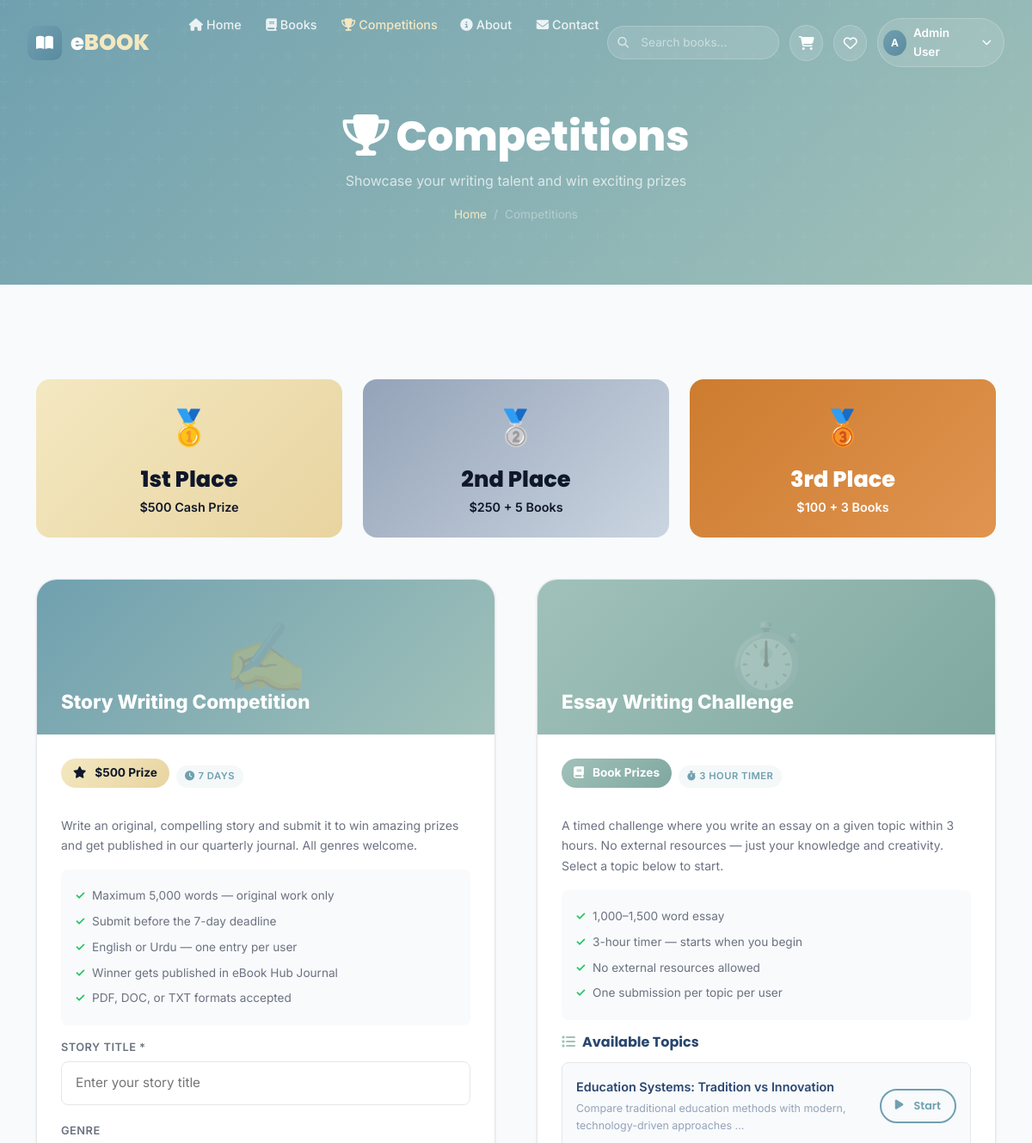
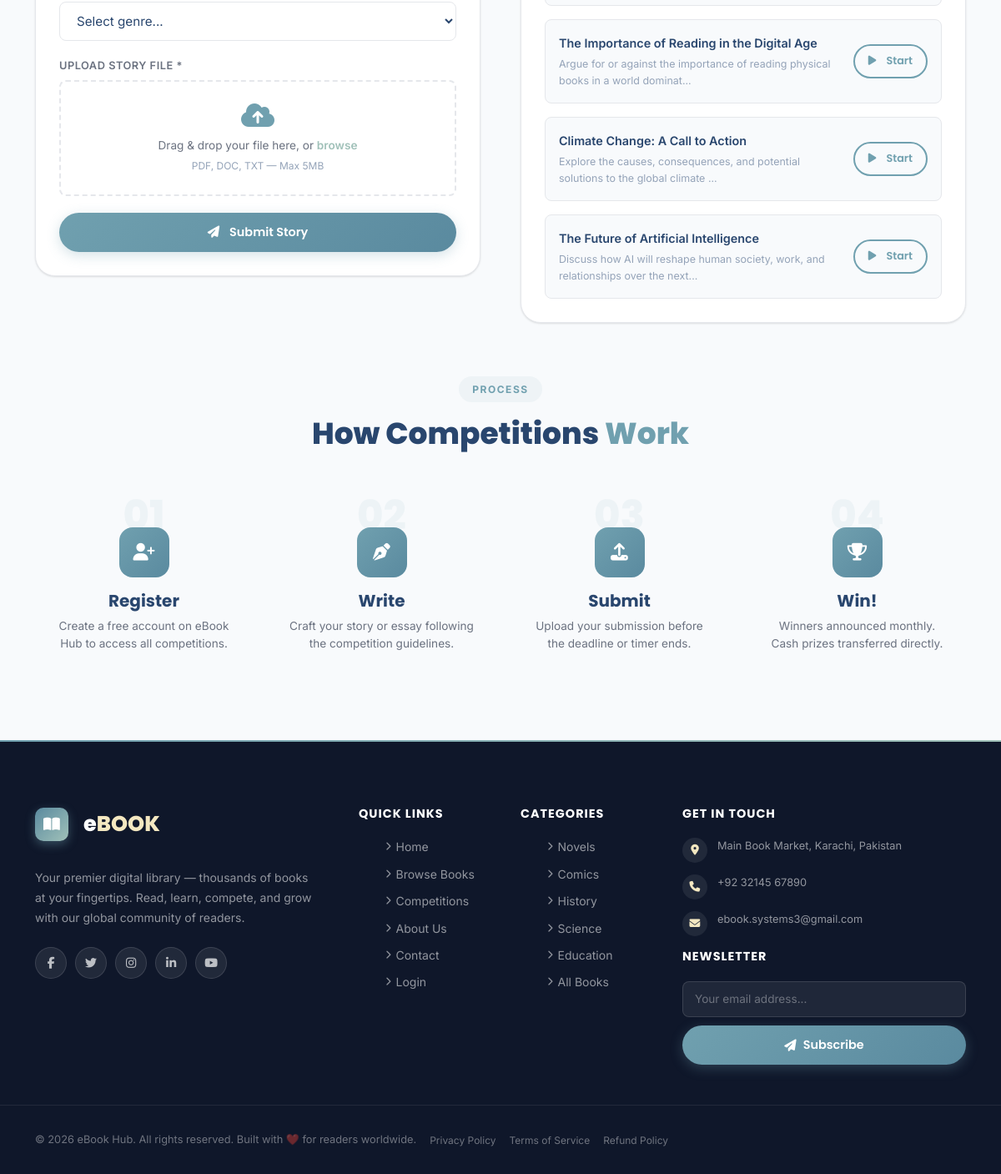
/competitions.php (signed in), run on the app's committed database (2 pictures, top to bottom).
### tables this page shows
CREATE TABLE `essay_topics` (
  `id` int(11) NOT NULL,
  `title` varchar(255) NOT NULL,
  `description` text DEFAULT NULL,
  `created_at` datetime NOT NULL DEFAULT current_timestamp()
);

### competitions.php (the view, shortened to what this page needs)
<?php
include 'db_config.php';
$topics = [];
$tResult = mysqli_query($conn, "SELECT * FROM essay_topics ORDER BY id DESC");
if ($tResult) while ($row = mysqli_fetch_assoc($tResult)) $topics[] = $row;
?>
<!DOCTYPE html>
<html lang="en">
<head>
  <link href="https://cdnjs.cloudflare.com/ajax/libs/font-awesome/6.5.0/css/all.min.css" rel="stylesheet">
  <link href="https://cdnjs.cloudflare.com/ajax/libs/aos/2.3.4/aos.css" rel="stylesheet">
  <link href="https://cdn.jsdelivr.net/npm/bootstrap@5.3.7/dist/css/bootstrap.min.css" rel="stylesheet">
  <link href="css/style.css" rel="stylesheet">
</head>
<body>
<?php include 'includes/navbar.php'; ?>
<div class="page-header">
  <h1 data-aos="fade-up"><i class="fas fa-trophy me-2"></i>Competitions</h1>
  <p data-aos="fade-up" data-aos-delay="100">Showcase your writing talent and win exciting prizes</p>
  <div class="breadcrumb-nav" data-aos="fade-up" data-aos-delay="150">
    <a href="index.php">Home</a><span>/</span><span>Competitions</span>
  </div>
</div>
<section class="comp-section">
  <div class="container">
    <div class="row g-4 mb-5" data-aos="fade-up">
      <div class="col-md-4">
        <div style="background:linear-gradient(135deg,#f4e8c1,#e8d4a0);border-radius:var(--radius-md);padding:24px;text-align:center;color:var(--dark-bg);">
          <div style="font-size:2.5rem;margin-bottom:8px;">🥇</div>
          <div style="font-family:Poppins,sans-serif;font-size:1.6rem;font-weight:800;">1st Place</div>
          <div style="font-size:.9rem;font-weight:600;">$500 Cash Prize</div>
        </div>
      </div>
      <div class="col-md-4">
        <div style="background:linear-gradient(135deg,#94a3b8,#cbd5e1);border-radius:var(--radius-md);padding:24px;text-align:center;color:var(--dark-bg);">
          <div style="font-size:2.5rem;margin-bottom:8px;">🥈</div>
          <div style="font-family:Poppins,sans-serif;font-size:1.6rem;font-weight:800;">2nd Place</div>
          <div style="font-size:.9rem;font-weight:600;">$250 + 5 Books</div>
        </div>
      </div>
      <div class="col-md-4">
        <div style="background:linear-gradient(135deg,#cd7c2f,#e09450);border-radius:var(--radius-md);padding:24px;text-align:center;color:white;">
          <div style="font-size:2.5rem;margin-bottom:8px;">🥉</div>
          <div style="font-family:Poppins,sans-serif;font-size:1.6rem;font-weight:800;">3rd Place</div>
          <div style="font-size:.9rem;font-weight:600;">$100 + 3 Books</div>
        </div>
      </div>
    </div>
    <div class="row g-5">
      <div class="col-lg-6" data-aos="fade-right">
        <div class="comp-card-large">
          <div class="comp-card-banner">
            <div class="banner-icon">✍️</div>
            <div class="banner-title">Story Writing Competition</div>
          </div>
          <div class="comp-card-content">
            <div class="d-flex align-items-center gap-2 mb-3">
              <span class="comp-prize"><i class="fas fa-star me-1"></i>$500 Prize</span>
              <span class="book-card-category"><i class="fas fa-clock me-1"></i>7 Days</span>
            </div>
            <p style="font-size:.875rem;color:var(--text-secondary);line-height:1.7;margin-bottom:16px;">
              Write an original, compelling story and submit it to win amazing prizes and get published in our quarterly journal. All genres welcome.
            </p>
            <ul class="comp-rules">
              <li>Maximum 5,000 words — original work only</li>
              <li>Submit before the 7-day deadline</li>
              <li>English or Urdu — one entry per user</li>
              <li>Winner gets published in eBook Hub Journal</li>
              <li>PDF, DOC, or TXT formats accepted</li>
            </ul>
            <form method="POST" action="" enctype="multipart/form-data" data-validate>
              <div class="form-group">
                <label class="form-label-float">Story Title *</label>
                <input type="text" name="story_title" class="form-input" placeholder="Enter your story title" required>
              </div>
              <div class="form-group">
                <label class="form-label-float">Genre</label>
                <select name="genre" class="form-input">
                  <option value="">Select genre...</option>
                </select>
              </div>
              <div class="form-group">
                <label class="form-label-float">Upload Story File *</label>
                <div style="border:2px dashed var(--border);border-radius:var(--radius-sm);padding:24px;text-align:center;cursor:pointer;transition:var(--transition);"
                  id="dropZone"
                  ondragover="this.style.borderColor='var(--primary)'"
                  ondragleave="this.style.borderColor='var(--border)'"
                  ondrop="this.style.borderColor='var(--border)'">
                  <i class="fas fa-cloud-upload-alt" style="font-size:2rem;color:var(--primary);margin-bottom:10px;display:block;"></i>
                  <p style="font-size:.85rem;color:var(--text-secondary);margin:0;">
                    Drag & drop your file here, or <label for="storyFile" style="color:var(--secondary);cursor:pointer;font-weight:600;">browse</label>
                  </p>
                  <p style="font-size:.75rem;color:var(--text-muted);margin:4px 0 0;">PDF, DOC, TXT — Max 5MB</p>
                </div>
              </div>
              <button type="submit" name="submit_story" class="btn-primary-custom w-100 btn-ripple" style="justify-content:center;">
                <i class="fas fa-paper-plane me-1"></i>Submit Story
              </button>
            </form>
          </div>
        </div>
      </div>
      <div class="col-lg-6" data-aos="fade-left">
        <div class="comp-card-large">
          <div class="comp-card-banner" style="background:linear-gradient(135deg,#a0c1b9,#7fa8a0);">
            <div class="banner-icon">⏱️</div>
            <div class="banner-title">Essay Writing Challenge</div>
          </div>
          <div class="comp-card-content">
            <div class="d-flex align-items-center gap-2 mb-3">
              <span class="comp-prize" style="background:linear-gradient(135deg,#a0c1b9,#7fa8a0);color:white;"><i class="fas fa-book me-1"></i>Book Prizes</span>
              <span class="book-card-category"><i class="fas fa-stopwatch me-1"></i>3 Hour Timer</span>
            </div>
            <p style="font-size:.875rem;color:var(--text-secondary);line-height:1.7;margin-bottom:16px;">
              A timed challenge where you write an essay on a given topic within 3 hours. No external resources — just your knowledge and creativity. Select a topic below to start.
            </p>
            <ul class="comp-rules">
              <li>1,000–1,500 word essay</li>
              <li>3-hour timer — starts when you begin</li>
              <li>No external resources allowed</li>
              <li>One submission per topic per user</li>
            </ul>
            <?php if (!empty($topics)): ?>
            <h6 style="font-weight:700;margin-bottom:14px;"><i class="fas fa-list me-2" style="color:var(--secondary);"></i>Available Topics</h6>
            <div class="d-flex flex-column gap-3">
              <?php foreach ($topics as $topic): ?>
              <div style="background:var(--bg);border-radius:var(--radius-sm);padding:16px;border:1px solid var(--border);display:flex;align-items:center;justify-content:space-between;gap:12px;">
                <div>
                  <div style="font-weight:600;font-size:.9rem;margin-bottom:4px;"><?= htmlspecialchars($topic['title']) ?></div>
                  <?php if (!empty($topic['description'])): ?>
                  <div style="font-size:.78rem;color:var(--text-muted);"><?= htmlspecialchars(substr($topic['description'], 0, 80)) ?>...</div>
                  <?php endif; ?>
                </div>
                <a href="essay_timer_submit.php?topic_id=<?= $topic['id'] ?>" class="btn-secondary-custom" style="padding:8px 16px;font-size:.8rem;white-space:nowrap;">
                  <i class="fas fa-play me-1"></i>Start
                </a>
              </div>
              <?php endforeach; ?>
            </div>
            <?php endif; ?>
          </div>
        </div>
      </div>
    </div>
    <div class="mt-5 pt-3" data-aos="fade-up">
      <div class="section-header text-center mb-4">
        <span class="section-badge">Process</span>
        <h3 class="section-title">How Competitions <span class="accent-text">Work</span></h3>
      </div>
      <div class="row g-4">
        <?php
        $steps = [
          ['num'=>'01','icon'=>'fas fa-user-plus','title'=>'Register','desc'=>'Create a free account on eBook Hub to access all competitions.'],
          ['num'=>'02','icon'=>'fas fa-pen-nib','title'=>'Write','desc'=>'Craft your story or essay following the competition guidelines.'],
          ['num'=>'03','icon'=>'fas fa-upload','title'=>'Submit','desc'=>'Upload your submission before the deadline or timer ends.'],
          ['num'=>'04','icon'=>'fas fa-trophy','title'=>'Win!','desc'=>'Winners announced monthly. Cash prizes transferred directly.'],
        ];
        foreach ($steps as $idx => $s):
        ?>
        <div class="col-md-6 col-lg-3" data-aos="fade-up" data-aos-delay="<?= $idx*80 ?>">
          <div style="text-align:center;padding:28px 20px;">
            <div style="font-family:Poppins,sans-serif;font-size:3rem;font-weight:800;color:rgba(112,160,175,.08);line-height:1;margin-bottom:-10px;"><?= $s['num'] ?></div>
            <div style="width:60px;height:60px;background:var(--gradient-btn);border-radius:var(--radius-md);display:flex;align-items:center;justify-content:center;margin:0 auto 16px;color:white;font-size:1.3rem;">
              <i class="<?= $s['icon'] ?>"></i>
            </div>
            <h5 style="font-weight:700;margin-bottom:8px;"><?= $s['title'] ?></h5>
            <p style="font-size:.85rem;color:var(--text-secondary);"><?= $s['desc'] ?></p>
          </div>
        </div>
        <?php endforeach; ?>
      </div>
    </div>
  </div>
</section>
<?php include 'includes/footer.php'; ?>
</body>
</html>

### data on the page
essay_topics: title "Education Systems: Tradition vs Innovation", description "Compare traditional education methods with modern, technology-driven approaches"
essay_topics: title "The Importance of Reading in the Digital Age", description "Argue for or against the importance of reading physical books in a world dominat"
essay_topics: title "Climate Change: A Call to Action", description "Explore the causes, consequences, and potential solutions to the global climate"
essay_topics: title "The Future of Artificial Intelligence", description "Discuss how AI will reshape human society, work, and relationships over the next"

### other printed values
$userInitials "A"
$userName "Admin User"
$s['title'] "Register"
$s['desc'] "Create a free account on eBook Hub to access all competitions."
$s['title'] "Write"
$s['desc'] "Craft your story or essay following the competition guidelines."
$s['title'] "Submit"
$s['desc'] "Upload your submission before the deadline or timer ends."
$s['title'] "Win!"
$s['desc'] "Winners announced monthly. Cash prizes transferred directly."
